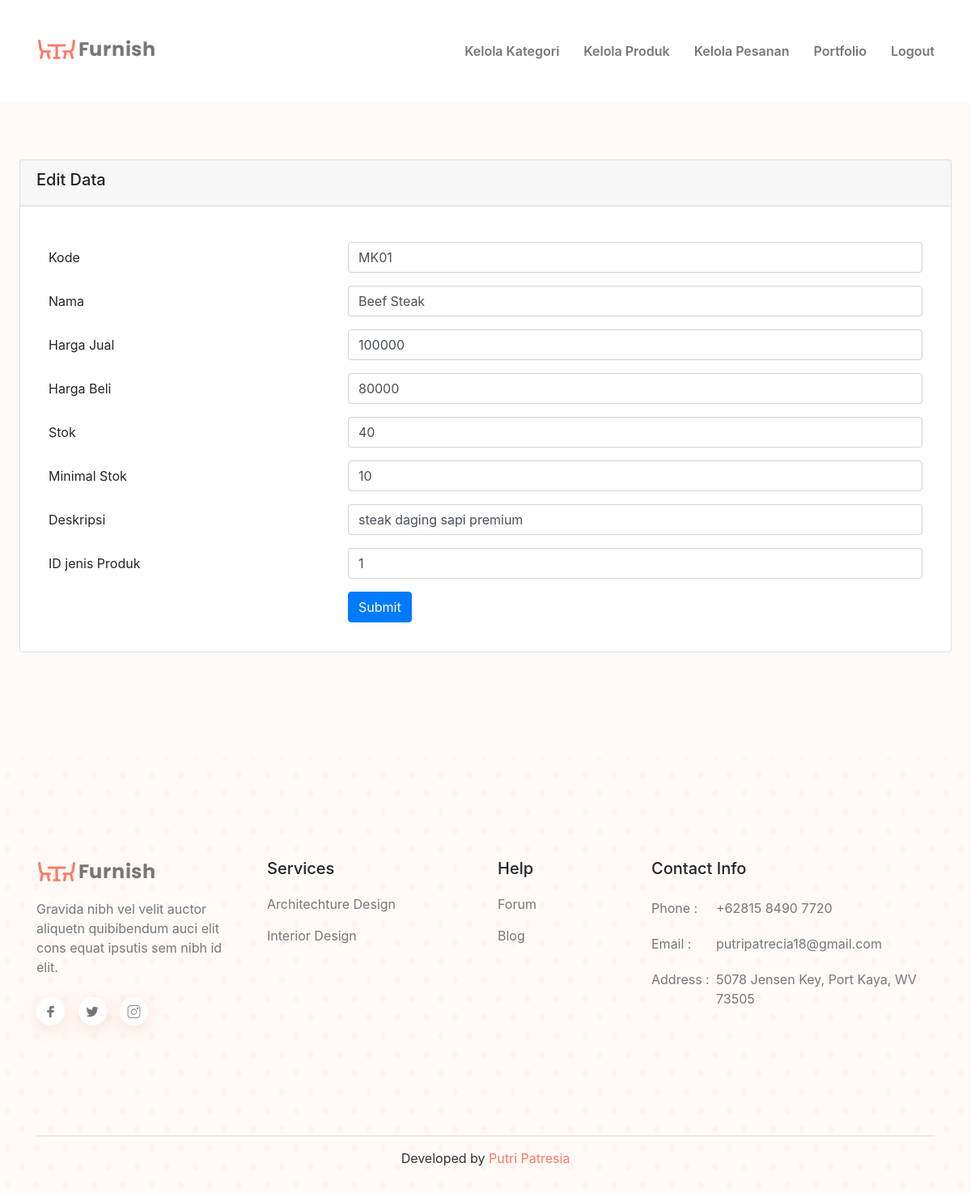
The app's page /form_update_produk.php?id=1 with its own data.
### tables this page shows
CREATE TABLE `produk` (
  `id` int(11) NOT NULL,
  `kode` varchar(10) NOT NULL,
  `nama` varchar(45) NOT NULL,
  `harga_jual` double DEFAULT 0,
  `harga_beli` double DEFAULT 0,
  `stok` int(11) DEFAULT 0,
  `min_stok` int(11) DEFAULT 0,
  `deskripsi` text DEFAULT NULL,
  `jenis_produk_id` int(11) DEFAULT NULL
);

### form_update_produk.php (the view, shortened to what this page needs)
<?php include_once('header.php'); ?>
    <?php include_once('dbkonek.php'); ?>
    <?php
    $data = $db->query("SELECT * FROM produk where id='$_GET[id]'");
    $produk= $data->fetch();
    ?>
    <section id="service" class="services-area pt-125 pb-130 mt-5">
    <main>
        <div class="container-fluid px-4">
        <div class="row">
          <div class="col-md-12">
            <div class="card">
              <div class="card-header">
                <h5>Edit Data</h5>
              </div>
              <div class="card-body">
                  <div class="container-fluid">
                      <div class="row">
                        <div class="col-md-12 mt-4">
                            <form method="POST" action="update_produk.php">
                                <div class="form-group row">
                                    <label for="kode" class="col-4 col-form-label">Kode</label>
                                    <div class="col-8">
                                    <input id="kode" name="kode" type="text" class="form-control" value="<?= $produk['kode'] ?>">
                                    </div>
                                </div>
                                <div class="form-group row">
                                    <label for="nama" class="col-4 col-form-label">Nama</label>
                                    <div class="col-8">
                                    <input id="nama" name="nama" type="text" class="form-control" value="<?= $produk['nama'] ?>">
                                    </div>
                                </div>
                                <div class="form-group row">
                                    <label for="harga_jual" class="col-4 col-form-label">Harga Jual</label>
                                    <div class="col-8">
                                    <input id="harga_jual" name="harga_jual" type="text" class="form-control" value="<?= $produk['harga_jual'] ?>">
                                    </div>
                                </div>
                                <div class="form-group row">
                                    <label for="harga_beli" class="col-4 col-form-label">Harga Beli</label>
                                    <div class="col-8">
                                    <input id="harga_beli" name="harga_beli" type="text" class="form-control" value="<?= $produk['harga_beli'] ?>">
                                    </div>
                                </div>
                                <div class="form-group row">
                                    <label for="stok" class="col-4 col-form-label">Stok</label>
                                    <div class="col-8">
                                    <input id="stok" name="stok" type="text" class="form-control" value="<?= $produk['stok'] ?>">
                                    </div>
                                </div>
                                <div class="form-group row">
                                    <label for="min_stok" class="col-4 col-form-label">Minimal Stok</label>
                                    <div class="col-8">
                                    <input id="min_stok" name="min_stok" type="text" class="form-control" value="<?= $produk['min_stok'] ?>">
                                    </div>
                                </div>
                                <div class="form-group row">
                                    <label for="deskripsi" class="col-4 col-form-label">Deskripsi</label>
                                    <div class="col-8">
                                    <input id="deskripsi" name="deskripsi" type="text" class="form-control" value="<?= $produk['deskripsi'] ?>">
                                    </div>
                                </div>
                                <div class="form-group row">
                                    <label for="jenis_produk_id" class="col-4 col-form-label">ID jenis Produk</label>
                                    <div class="col-8">
                                    <input id="jenis_produk_id" name="jenis_produk_id" type="text" class="form-control" value="<?= $produk['jenis_produk_id'] ?>">
                                    </div>
                                </div>
                                <div class="form-group row">
                                    <div class="offset-4 col-8">
                                    <button name="submit" type="submit" class="btn btn-primary">Submit</button>
                                    </div>
                                </div>
                            </form>
                        </div>
                      </div>
                  </div>
              </div>
          </div>
        </div>
        </div>
    </main>
    </section>
    <?php include_once('footer.php'); ?>

### assets/css/default.css (style rules this page uses)
.mt-5 { margin-top: 5px; }
.pt-125 { padding-top: 125px; }
.pb-130 { padding-bottom: 130px; }

### assets/css/style.css (style rules this page uses)
body { font-family: "Poppins", sans-serif; font-weight: normal; font-style: normal; color: #777; }
* { margin: 0; padding: 0; -webkit-box-sizing: border-box; -moz-box-sizing: border-box; box-sizing: border-box; }
h1, h2, h3, h4, h5, h6 { font-family: "Poppins", sans-serif; font-weight: 600; color: #333; margin: 0px; }
h5 { font-size: 20px; }
.services-area { background-color: #fffaf6; }
.form-group { margin: 0; }

### records on screen
produk: kode "MK01", nama "Beef Steak", harga_jual "100000", harga_beli "80000", stok "40", min_stok "10", deskripsi "steak daging sapi premium", jenis_produk_id "1"
